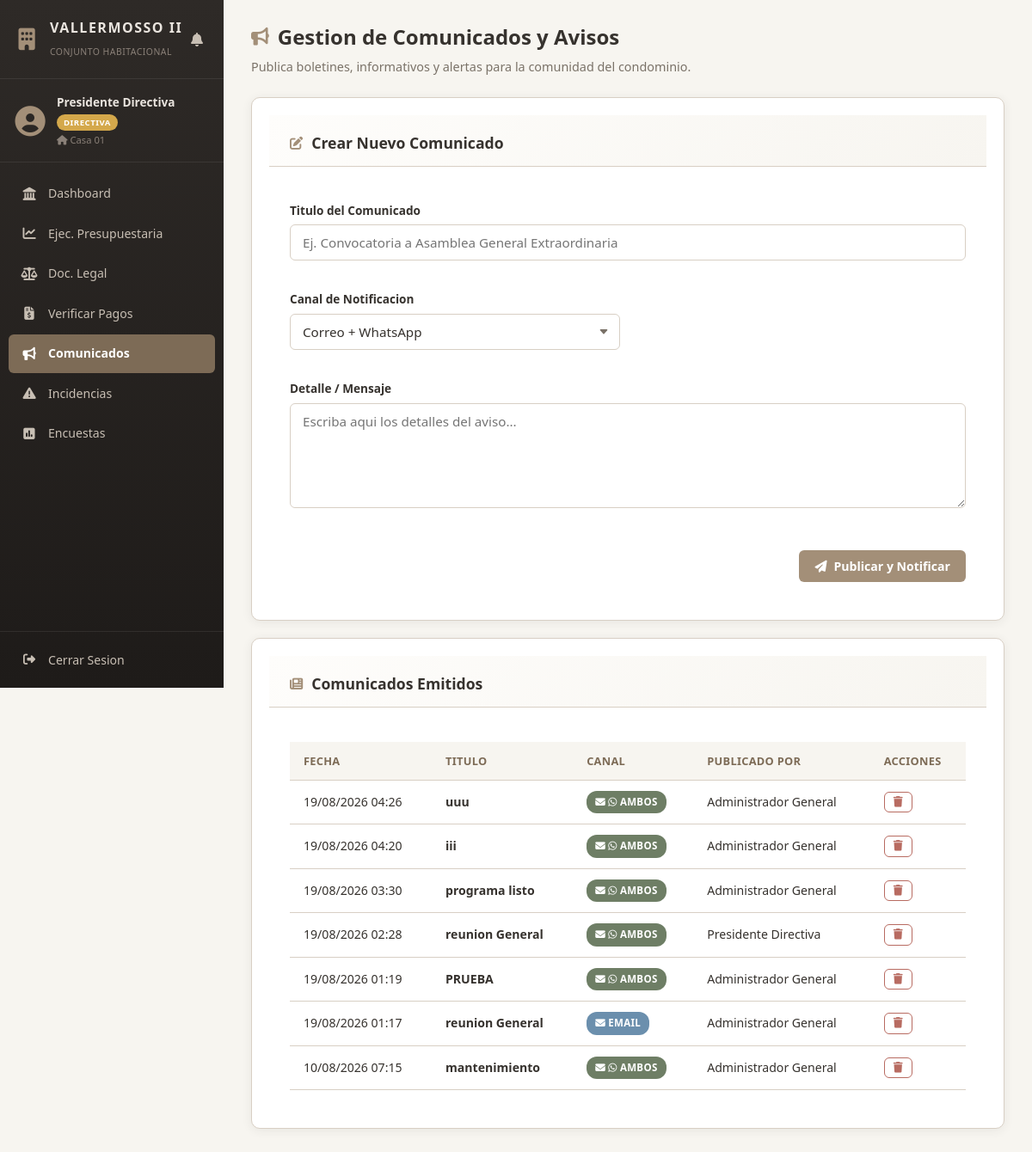
Page /views/administrador/comunicados.php (signed in) on the committed database.
### tables this page shows
CREATE TABLE `comunicados` (
  `id_comunicado` int(11) NOT NULL,
  `id_usuario` int(11) DEFAULT NULL,
  `titulo` varchar(150) NOT NULL,
  `mensaje` text NOT NULL,
  `canal` enum('EMAIL','WHATSAPP','AMBOS') NOT NULL,
  `enviado_por` int(11) NOT NULL,
  `fecha_envio` timestamp NOT NULL DEFAULT current_timestamp()
);

CREATE TABLE `usuarios` (
  `id_usuario` int(11) NOT NULL,
  `cedula` varchar(15) NOT NULL,
  `nombres` varchar(120) NOT NULL,
  `correo` varchar(100) NOT NULL,
  `telefono_whatsapp` varchar(20) NOT NULL,
  `numero_vivienda` varchar(20) NOT NULL,
  `rol` enum('RESIDENTE','ADMINISTRADOR','DIRECTIVA') NOT NULL DEFAULT 'RESIDENTE',
  `puesto_casa` varchar(50) DEFAULT NULL,
  `clave_hash` varchar(255) NOT NULL,
  `estado` enum('ACTIVO','INACTIVO') DEFAULT 'ACTIVO',
  `creado_en` timestamp NOT NULL DEFAULT current_timestamp(),
  `created_at` timestamp NOT NULL DEFAULT current_timestamp()
);

### views/administrador/comunicados.php (the view, shortened to what this page needs)
<?php
$pdo = Database::obtenerConexion();
$stmt = $pdo->query("SELECT c.*, u.nombres as autor FROM comunicados c LEFT JOIN usuarios u ON c.enviado_por = u.id_usuario ORDER BY c.fecha_envio DESC");
$comunicados = $stmt->fetchAll(PDO::FETCH_ASSOC);
?>
<!DOCTYPE html>
<html lang="es">
<head>
    <link rel="stylesheet" href="../../public/css/style.css">
    <link rel="stylesheet" href="https://cdnjs.cloudflare.com/ajax/libs/font-awesome/6.4.0/css/all.min.css">
</head>
<body>
<div class="app-layout">
    <?php include_once __DIR__ . '/../sidebar.php'; ?>
    <main class="main-content">
        <header class="content-header">
            <h1><i class="fa-solid fa-bullhorn"></i> Gestion de Comunicados y Avisos</h1>
            <p class="subtitle">Publica boletines, informativos y alertas para la comunidad del condominio.</p>
        </header>
        <section class="card">
            <div class="card-header">
                <h2><i class="fa-solid fa-pen-to-square"></i> Crear Nuevo Comunicado</h2>
            </div>
            <div class="card-body">
                <form action="../../controllers/ComunicadoController.php" method="POST" class="grid-form">
                    <div class="form-group span-full">
                        <label for="titulo"><strong>Titulo del Comunicado</strong></label>
                        <input type="text" id="titulo" name="titulo" class="form-control" placeholder="Ej. Convocatoria a Asamblea General Extraordinaria" required>
                    </div>
                    <div class="form-group">
                        <label for="canal"><strong>Canal de Notificacion</strong></label>
                        <select id="canal" name="canal" class="form-control" required>
                            <option value="AMBOS">Correo + WhatsApp</option>
                        </select>
                    </div>
                    <div class="form-group span-full">
                        <label for="contenido"><strong>Detalle / Mensaje</strong></label>
                        <textarea id="contenido" name="contenido" class="form-control" rows="5" placeholder="Escriba aqui los detalles del aviso..." required></textarea>
                    </div>
                    <div class="form-actions span-full">
                        <button type="submit" class="btn btn-primary"><i class="fa-solid fa-paper-plane"></i> Publicar y Notificar</button>
                    </div>
                </form>
            </div>
        </section>
        <section class="card">
            <div class="card-header">
                <h2><i class="fa-solid fa-newspaper"></i> Comunicados Emitidos</h2>
            </div>
            <div class="card-body">
                <div class="table-responsive">
                    <table class="table">
                        <thead>
                            <tr>
                                <th>Fecha</th>
                                <th>Titulo</th>
                                <th>Canal</th>
                                <th>Publicado por</th>
                                <th>Acciones</th>
                            </tr>
                        </thead>
                        <tbody>
                            <?php if (empty($comunicados)): ?>
                                <tr>
                                    <td colspan="5" class="text-center">No hay comunicados registrados.</td>
                                </tr>
                            <?php else: ?>
                                <?php foreach ($comunicados as $c): ?>
                                    <tr>
                                        <td><?= date('d/m/Y H:i', strtotime($c['fecha_envio'])) ?></td>
                                        <td><strong><?= htmlspecialchars($c['titulo']) ?></strong></td>
                                        <td>
                                            <?php if ($c['canal'] === 'AMBOS'): ?>
                                                <span class="badge badge-success"><i class="fa-solid fa-envelope"></i> <i class="fa-brands fa-whatsapp"></i> Ambos</span>
                                            <?php elseif ($c['canal'] === 'EMAIL'): ?>
                                                <span class="badge badge-info"><i class="fa-solid fa-envelope"></i> Email</span>
                                            <?php else: ?>
                                                <span class="badge badge-warning"><i class="fa-brands fa-whatsapp"></i> WhatsApp</span>
                                            <?php endif; ?>
                                        </td>
                                        <td><?= htmlspecialchars($c['autor'] ?? 'Administracion') ?></td>
                                        <td>
                                            <form action="../../controllers/ComunicadoController.php" method="POST" style="display:inline;" onsubmit="return confirm('Deseas eliminar este comunicado?');">
                                                <button type="submit" class="btn btn-sm btn-outline-danger"><i class="fa-solid fa-trash"></i></button>
                                            </form>
                                        </td>
                                    </tr>
                                <?php endforeach; ?>
                            <?php endif; ?>
                        </tbody>
                    </table>
                </div>
            </div>
        </section>
    </main>
</div>
</body>
</html>

### public/css/style.css (style rules this page uses)
:root { --bg-main: #F7F5F0; --bg-card: #FFFFFF; --primary: #A38F78; --primary-dark: #7D6B56; --secondary: #D8CFC4; --accent: #6E7E65; --danger: #B86B61; --text-main: #36322E; --text-muted: #7A7268; --sidebar-bg: #2E2A27; --sidebar-hover: #3E3732; --sidebar-active: #4A3F38; --sidebar-text: #C8BFB4; --sidebar-text-active: #FFFFFF; --sidebar-width: 260px; --sidebar-collapsed-width: 70px; --shadow: 0 2px 12px rgba(54, 50, 46, 0.08); --shadow-lg: 0 8px 24px rgba(54, 50, 46, 0.12); --radius: 10px; --radius-sm: 6px; --transition: all 0.3s cubic-bezier(0.4, 0, 0.2, 1); }
* { box-sizing: border-box; margin: 0; padding: 0; font-family: 'Segoe UI', Tahoma, Geneva, Verdana, sans-serif; }
body { background-color: var(--bg-main); color: var(--text-main); line-height: 1.6; overflow-x: hidden; }
.app-layout { display: flex; min-height: 100vh; }
.main-content { flex: 1; margin-left: var(--sidebar-width); padding: 30px; transition: var(--transition); min-height: 100vh; }
.content-header { margin-bottom: 28px; }
.content-header h1 { font-size: 1.5rem; font-weight: 700; color: var(--primary-dark); margin-bottom: 4px; display: flex; align-items: center; gap: 10px; }
.content-header h1 i { color: var(--primary); font-size: 1.3rem; }
.content-header .subtitle { color: var(--text-muted); font-size: 0.9rem; }
.card { background: var(--bg-card); border: 1px solid var(--secondary); border-radius: var(--radius); box-shadow: var(--shadow); overflow: hidden; margin-bottom: 24px; }
.card-header { padding: 18px 24px; border-bottom: 1px solid var(--secondary); background: linear-gradient(135deg, #FEFDFB 0%, #F7F5F0 100%); }
.card-header h2 { font-size: 1.05rem; font-weight: 700; color: var(--primary-dark); display: flex; align-items: center; gap: 10px; margin: 0; }
.card-header h2 i { color: var(--primary); font-size: 0.95rem; }
.card-body { padding: 24px; }
.grid-form { display: grid; grid-template-columns: 1fr; gap: 18px; }
@media (min-width: 768px) { .grid-form { grid-template-columns: 1fr 1fr; } }
@media (min-width: 768px) { .span-full { grid-column: 1 / -1; } }
.form-group label { display: block; font-weight: 600; font-size: 0.85rem; color: var(--text-main); margin-bottom: 6px; }
.form-control { width: 100%; padding: 10px 14px; border: 1.5px solid var(--secondary); border-radius: var(--radius-sm); background-color: #FDFCFB; color: var(--text-main); font-size: 0.92rem; outline: none; transition: var(--transition); }
select.form-control { appearance: none; background-repeat: no-repeat; background-position: right 12px center; padding-right: 36px; }
.form-actions { display: flex; gap: 10px; justify-content: flex-end; padding-top: 8px; }
.btn { display: inline-flex; align-items: center; gap: 8px; padding: 10px 20px; font-size: 0.9rem; font-weight: 600; border: none; border-radius: var(--radius-sm); cursor: pointer; text-decoration: none; text-align: center; transition: var(--transition); white-space: nowrap; }
.btn-primary { background-color: var(--primary); color: #FFFFFF; }
.btn-outline-danger { background: transparent; border: 1.5px solid var(--danger); color: var(--danger); }
.btn-sm { padding: 6px 12px; font-size: 0.8rem; }
.table-responsive { overflow-x: auto; -webkit-overflow-scrolling: touch; }
.table { width: 100%; border-collapse: collapse; }
.table th, .table td { padding: 12px 16px; text-align: left; border-bottom: 1px solid var(--secondary); font-size: 0.88rem; }
.table th { background-color: var(--bg-main); color: var(--primary-dark); font-weight: 700; font-size: 0.8rem; text-transform: uppercase; letter-spacing: 0.3px; white-space: nowrap; }
.badge { display: inline-block; padding: 4px 10px; border-radius: 12px; font-size: 0.72rem; font-weight: 700; text-transform: uppercase; letter-spacing: 0.3px; white-space: nowrap; }
.badge-success { background: #E8F2E4; color: #3D6B30; }
.badge-info { background: #E3EFF7; color: #3D6B8A; }

### rows in the picture
comunicados: fecha_envio "19/08/2026 04:26", titulo "uuu", canal "AMBOS" (drawn), enviado_por.nombres "Administrador General"
comunicados: fecha_envio "19/08/2026 04:20", titulo "iii", canal "AMBOS" (drawn), enviado_por.nombres "Administrador General"
comunicados: fecha_envio "19/08/2026 03:30", titulo "programa listo", canal "AMBOS" (drawn), enviado_por.nombres "Administrador General"
comunicados: fecha_envio "19/08/2026 02:28", titulo "reunion General", canal "AMBOS" (drawn), enviado_por.nombres "Presidente Directiva"
comunicados: fecha_envio "19/08/2026 01:19", titulo "PRUEBA", canal "AMBOS" (drawn), enviado_por.nombres "Administrador General"
comunicados: fecha_envio "19/08/2026 01:17", titulo "reunion General", canal "EMAIL" (drawn), enviado_por.nombres "Administrador General"
comunicados: fecha_envio "10/08/2026 07:15", titulo "mantenimiento", canal "AMBOS" (drawn), enviado_por.nombres "Administrador General"

### other values in the picture
$nombre "Presidente Directiva"
$rol "DIRECTIVA"
$vivienda "Casa 01"
$item['label'] "Dashboard"
$item['label'] "Ejec. Presupuestaria"
$item['label'] "Doc. Legal"
$item['label'] "Verificar Pagos"
$item['label'] "Comunicados"
$item['label'] "Incidencias"
$item['label'] "Encuestas"
